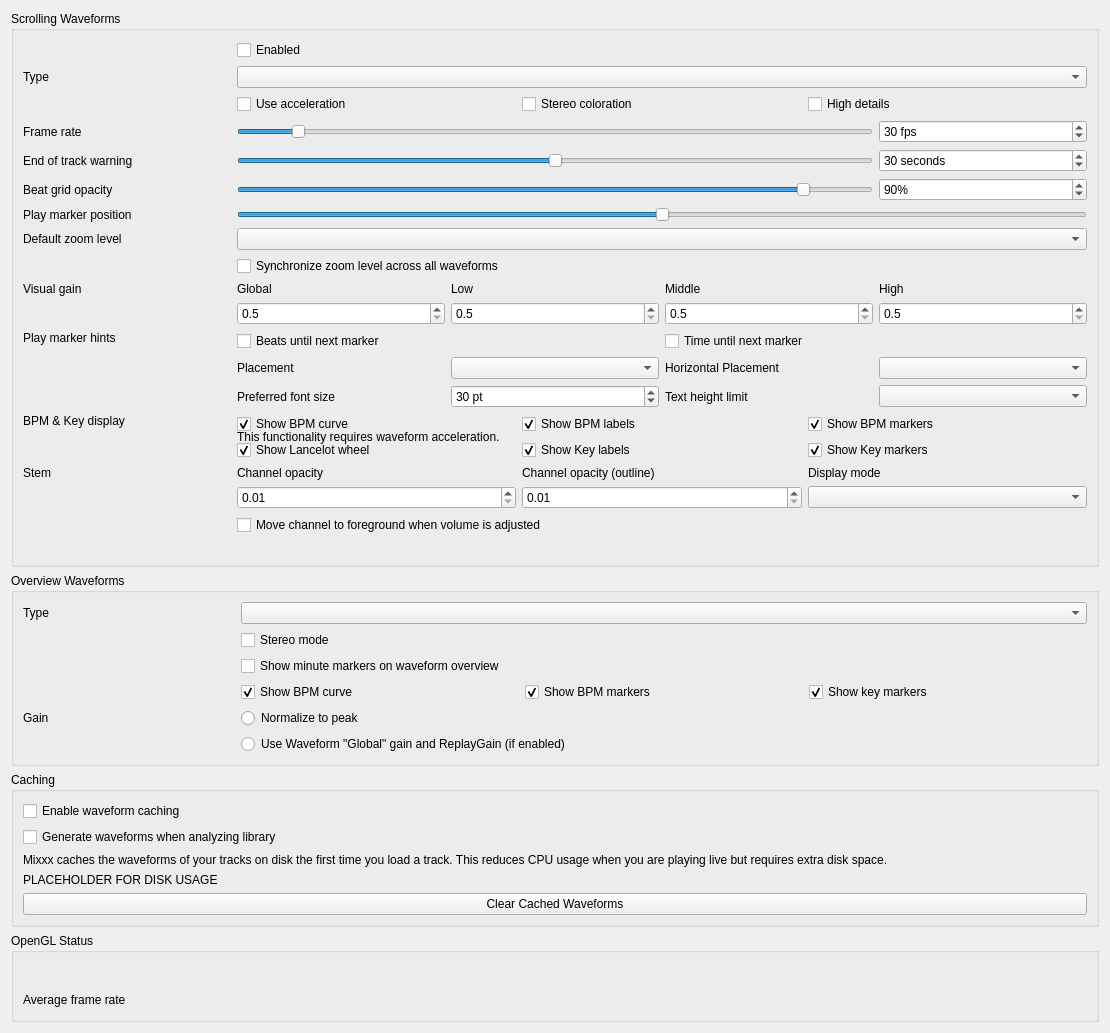
<?xml version="1.0" encoding="UTF-8"?>
<ui version="4.0">
  <class>DlgPrefWaveformDlg</class>
  <widget class="QWidget" name="DlgPrefWaveformDlg">
    <property name="geometry">
      <rect>
        <x>0</x>
        <y>0</y>
        <width>1110</width>
        <height>939</height>
      </rect>
    </property>
    <property name="windowTitle">
      <string>Waveform Preferences</string>
    </property>
    <layout class="QVBoxLayout" name="mainLayout">

      <item>
        <widget class="QGroupBox" name="waveform_groupbox">
          <property name="title">
            <string>Scrolling Waveforms</string>
          </property>
          <layout class="QGridLayout" name="waveform_layout">

            <item row="0" column="1">
              <widget class="QCheckBox" name="useWaveformCheckBox">
                <property name="text">
                  <string>Enabled</string>
                </property>
              </widget>
            </item>

            <item row="1" column="0">
              <widget class="QLabel" name="waveformTypeLabel">
                <property name="sizePolicy">
                  <sizepolicy hsizetype="Preferred" vsizetype="Preferred">
                    <horstretch>0</horstretch>
                    <verstretch>0</verstretch>
                  </sizepolicy>
                </property>
                <property name="toolTip">
                  <string extracomment="The big waveform summary shows the waveform envelope of the track near the current playback position."/>
                </property>
                <property name="text">
                  <string>Type</string>
                </property>
                <property name="alignment">
                  <set>Qt::AlignLeading|Qt::AlignLeft|Qt::AlignVCenter</set>
                </property>
                <property name="buddy">
                  <cstring>waveformTypeComboBox</cstring>
                </property>
              </widget>
            </item>
            <item row="1" column="1" colspan="4">
              <widget class="QComboBox" name="waveformTypeComboBox">
                <property name="toolTip">
                  <string>
                    The waveform shows the waveform envelope of the track near the current playback position.
                    Select from different types of displays for the waveform, which differ primarily in the level of detail shown in the waveform.
                  </string>
                </property>
              </widget>
            </item>

            <item row="2" column="1" colspan="4">
              <layout class="QHBoxLayout" name="waveform_render_options">
                <item>
                  <widget class="QCheckBox" name="useAccelerationCheckBox">
                    <property name="text">
                      <string>Use acceleration</string>
                    </property>
                  </widget>
                </item>
                <item>
                  <widget class="QCheckBox" name="splitLeftRightCheckBox">
                    <property name="text">
                      <string>Stereo coloration</string>
                    </property>
                  </widget>
                </item>
                <item>
                  <widget class="QCheckBox" name="highDetailCheckBox">
                    <property name="text">
                      <string>High details</string>
                    </property>
                  </widget>
                </item>
              </layout>
            </item>

            <item row="4" column="0">
              <widget class="QLabel" name="frameRateLabel">
                <property name="text">
                  <string>Frame rate</string>
                </property>
                <property name="alignment">
                  <set>Qt::AlignLeading|Qt::AlignLeft|Qt::AlignVCenter</set>
                </property>
                <property name="buddy">
                  <cstring>frameRateSlider</cstring>
                </property>
              </widget>
            </item>
            <item row="4" column="1" colspan="3">
              <widget class="QSlider" name="frameRateSlider">
                <property name="sizePolicy">
                  <sizepolicy hsizetype="Preferred" vsizetype="Fixed">
                    <horstretch>0</horstretch>
                    <verstretch>0</verstretch>
                  </sizepolicy>
                </property>
                <property name="maximumSize">
                  <size>
                    <width>16777215</width>
                    <height>16777215</height>
                  </size>
                </property>
                <property name="minimum">
                  <number>10</number>
                </property>
                <property name="maximum">
                  <number>240</number>
                </property>
                <property name="value">
                  <number>30</number>
                </property>
                <property name="orientation">
                  <enum>Qt::Horizontal</enum>
                </property>
              </widget>
            </item>
            <item row="4" column="4">
              <widget class="QSpinBox" name="frameRateSpinBox">
                <property name="toolTip">
                  <string/>
                </property>
                <property name="suffix">
                  <string> fps</string>
                </property>
                <property name="minimum">
                  <number>10</number>
                </property>
                <property name="maximum">
                  <number>240</number>
                </property>
                <property name="value">
                  <number>30</number>
                </property>
              </widget>
            </item>

            <item row="5" column="0">
              <widget class="QLabel" name="endOfTrackWarningTimeLabel">
                <property name="text">
                  <string>End of track warning</string>
                </property>
                <property name="alignment">
                  <set>Qt::AlignLeading|Qt::AlignLeft|Qt::AlignVCenter</set>
                </property>
                <property name="buddy">
                  <cstring>endOfTrackWarningTimeSlider</cstring>
                </property>
              </widget>
            </item>
            <item row="5" column="1" colspan="3">
              <widget class="QSlider" name="endOfTrackWarningTimeSlider">
                <property name="sizePolicy">
                  <sizepolicy hsizetype="Preferred" vsizetype="Fixed">
                    <horstretch>0</horstretch>
                    <verstretch>0</verstretch>
                  </sizepolicy>
                </property>
                <property name="maximumSize">
                  <size>
                    <width>16777215</width>
                    <height>16777215</height>
                  </size>
                </property>
                <property name="minimum">
                  <number>0</number>
                </property>
                <property name="maximum">
                  <number>60</number>
                </property>
                <property name="value">
                  <number>30</number>
                </property>
                <property name="orientation">
                  <enum>Qt::Horizontal</enum>
                </property>
              </widget>
            </item>
            <item row="5" column="4">
              <widget class="QSpinBox" name="endOfTrackWarningTimeSpinBox">
                <property name="toolTip">
                  <string>Highlight the waveforms when the last seconds of a track remains.</string>
                </property>
                <property name="suffix">
                  <string> seconds</string>
                </property>
                <property name="minimum">
                  <number>0</number>
                </property>
                <property name="maximum">
                  <number>60</number>
                </property>
                <property name="value">
                  <number>30</number>
                </property>
              </widget>
            </item>

            <item row="6" column="0">
              <widget class="QLabel" name="BeatgridWaveform">
                <property name="toolTip">
                  <string/>
                </property>
                <property name="midLineWidth">
                  <number>6</number>
                </property>
                <property name="text">
                  <string>Beat grid opacity</string>
                </property>
                <property name="alignment">
                  <set>Qt::AlignLeading|Qt::AlignLeft|Qt::AlignVCenter</set>
                </property>
              </widget>
            </item>
            <item row="6" column="1" colspan="3">
              <widget class="QSlider" name="beatGridAlphaSlider">
                <property name="maximum">
                  <number>100</number>
                </property>
                <property name="value">
                  <number>90</number>
                </property>
                <property name="orientation">
                  <enum>Qt::Horizontal</enum>
                </property>
              </widget>
            </item>
            <item row="6" column="4">
              <widget class="QSpinBox" name="beatGridAlphaSpinBox">
                <property name="toolTip">
                  <string>Set amount of opacity on beat grid lines.</string>
                </property>
                <property name="suffix">
                  <string>%</string>
                </property>
                <property name="maximum">
                  <number>100</number>
                </property>
                <property name="value">
                  <number>90</number>
                </property>
              </widget>
            </item>

            <item row="7" column="0">
              <widget class="QLabel" name="playMarkerPositionLabel">
                <property name="text">
                  <string>Play marker position</string>
                </property>
              </widget>
            </item>
            <item row="7" column="1" colspan="4">
              <widget class="QSlider" name="playMarkerPositionSlider">
                <property name="sizePolicy">
                  <sizepolicy hsizetype="Preferred" vsizetype="Fixed">
                    <horstretch>0</horstretch>
                    <verstretch>0</verstretch>
                  </sizepolicy>
                </property>
                <property name="maximumSize">
                  <size>
                    <width>16777215</width>
                    <height>16777215</height>
                  </size>
                </property>
                <property name="toolTip">
                  <string>Moves the play marker position on the waveforms to the left, right or center (default).</string>
                </property>
                <property name="minimum">
                  <number>0</number>
                </property>
                <property name="maximum">
                  <number>100</number>
                </property>
                <property name="value">
                  <number>50</number>
                </property>
                <property name="orientation">
                  <enum>Qt::Horizontal</enum>
                </property>
              </widget>
            </item>

            <item row="8" column="0">
              <widget class="QLabel" name="defaultZoomLabel">
                <property name="text">
                  <string extracomment="Waveform zoom">Default zoom level</string>
                </property>
                <property name="alignment">
                  <set>Qt::AlignLeading|Qt::AlignLeft|Qt::AlignVCenter</set>
                </property>
                <property name="buddy">
                  <cstring>defaultZoomComboBox</cstring>
                </property>
              </widget>
            </item>
            <item row="8" column="1" colspan="4">
              <widget class="QComboBox" name="defaultZoomComboBox"/>
            </item>

            <item row="9" column="1" colspan="4">
              <widget class="QCheckBox" name="synchronizeZoomCheckBox">
                <property name="toolTip">
                  <string>Synchronize zoom level across all waveform displays.</string>
                </property>
                <property name="text">
                  <string>Synchronize zoom level across all waveforms</string>
                </property>
              </widget>
            </item>

            <item row="10" column="0">
              <widget class="QLabel" name="visualGainLabel">
                <property name="text">
                  <string>Visual gain</string>
                </property>
                <property name="alignment">
                  <set>Qt::AlignLeading|Qt::AlignLeft|Qt::AlignTop</set>
                </property>
                <property name="buddy">
                  <cstring>allVisualGain</cstring>
                </property>
              </widget>
            </item>
            <item row="10" column="1" colspan="4">
              <layout class="QGridLayout" name="gridLayout_3">
                <item row="0" column="0">
                  <widget class="QLabel" name="visualGainLabel_global">
                    <property name="text">
                      <string>Global</string>
                    </property>
                    <property name="alignment">
                      <set>Qt::AlignLeading|Qt::AlignLeft|Qt::AlignVCenter</set>
                    </property>
                    <property name="buddy">
                      <cstring>allVisualGain</cstring>
                    </property>
                  </widget>
                </item>
                <item row="0" column="1">
                  <widget class="QLabel" name="visualGainLabel_low">
                    <property name="text">
                      <string>Low</string>
                    </property>
                    <property name="alignment">
                      <set>Qt::AlignLeading|Qt::AlignLeft|Qt::AlignVCenter</set>
                    </property>
                    <property name="buddy">
                      <cstring>lowVisualGain</cstring>
                    </property>
                  </widget>
                </item>
                <item row="0" column="2">
                  <widget class="QLabel" name="visualGainLabel_mid">
                    <property name="text">
                      <string>Middle</string>
                    </property>
                    <property name="alignment">
                      <set>Qt::AlignLeading|Qt::AlignLeft|Qt::AlignVCenter</set>
                    </property>
                    <property name="buddy">
                      <cstring>midVisualGain</cstring>
                    </property>
                  </widget>
                </item>
                <item row="0" column="3">
                  <widget class="QLabel" name="visualGainLabel_high">
                    <property name="text">
                      <string>High</string>
                    </property>
                    <property name="alignment">
                      <set>Qt::AlignLeading|Qt::AlignLeft|Qt::AlignVCenter</set>
                    </property>
                    <property name="buddy">
                      <cstring>highVisualGain</cstring>
                    </property>
                  </widget>
                </item>

                <item row="1" column="0">
                  <widget class="QDoubleSpinBox" name="allVisualGain">
                    <property name="toolTip">
                      <string>Global visual gain</string>
                    </property>
                    <property name="decimals">
                      <number>1</number>
                    </property>
                    <property name="minimum">
                      <double>0.500000000000000</double>
                    </property>
                    <property name="maximum">
                      <double>5.000000000000000</double>
                    </property>
                    <property name="singleStep">
                      <double>0.100000000000000</double>
                    </property>
                  </widget>
                </item>
                <item row="1" column="1">
                  <widget class="QDoubleSpinBox" name="lowVisualGain">
                    <property name="toolTip">
                      <string>Visual gain of the low frequencies</string>
                    </property>
                    <property name="decimals">
                      <number>1</number>
                    </property>
                    <property name="minimum">
                      <double>0.500000000000000</double>
                    </property>
                    <property name="maximum">
                      <double>5.000000000000000</double>
                    </property>
                    <property name="singleStep">
                      <double>0.100000000000000</double>
                    </property>
                  </widget>
                </item>
                <item row="1" column="2">
                  <widget class="QDoubleSpinBox" name="midVisualGain">
                    <property name="toolTip">
                      <string>Visual gain of the middle frequencies</string>
                    </property>
                    <property name="decimals">
                      <number>1</number>
                    </property>
                    <property name="minimum">
                      <double>0.500000000000000</double>
                    </property>
                    <property name="maximum">
                      <double>5.000000000000000</double>
                    </property>
                    <property name="singleStep">
                      <double>0.100000000000000</double>
                    </property>
                  </widget>
                </item>
                <item row="1" column="3">
                  <widget class="QDoubleSpinBox" name="highVisualGain">
                    <property name="toolTip">
                      <string>Visual gain of the high frequencies</string>
                    </property>
                    <property name="decimals">
                      <number>1</number>
                    </property>
                    <property name="minimum">
                      <double>0.500000000000000</double>
                    </property>
                    <property name="maximum">
                      <double>5.000000000000000</double>
                    </property>
                    <property name="singleStep">
                      <double>0.100000000000000</double>
                    </property>
                  </widget>
                </item>
              </layout>
            </item>

            <item row="11" column="0">
              <widget class="QLabel" name="marker_hints_label">
                <property name="text">
                  <string>Play marker hints</string>
                </property>
                <property name="alignment">
                  <set>Qt::AlignLeading|Qt::AlignLeft|Qt::AlignTop</set>
                </property>
              </widget>
            </item>
            <item row="11" column="1" colspan="2">
              <widget class="QCheckBox" name="untilMarkShowBeatsCheckBox">
                <property name="text">
                  <string>Beats until next marker</string>
                </property>
              </widget>
            </item>
            <item row="11" column="3" colspan="2">
              <widget class="QCheckBox" name="untilMarkShowTimeCheckBox">
                <property name="text">
                  <string>Time until next marker</string>
                </property>
              </widget>
            </item>

            <item row="12" column="1" colspan="4">
              <layout class="QHBoxLayout" name="marker_option_layout">
                <item>
                  <widget class="QLabel" name="untilMarkAlignLabel">
                    <property name="text">
                      <string>Placement</string>
                    </property>
                    <property name="alignment">
                      <set>Qt::AlignLeading|Qt::AlignLeft|Qt::AlignVCenter</set>
                    </property>
                    <property name="buddy">
                      <cstring>untilMarkAlignComboBox</cstring>
                    </property>
                  </widget>
                </item>
                <item>
                  <widget class="QComboBox" name="untilMarkAlignComboBox"/>
                </item>
                <item>
                  <widget class="QLabel" name="untilMarkHorizAlignLabel">
                    <property name="text">
                      <string>Horizontal Placement</string>
                    </property>
                    <property name="alignment">
                      <set>Qt::AlignLeading|Qt::AlignLeft|Qt::AlignVCenter</set>
                    </property>
                    <property name="buddy">
                      <cstring>untilMarkHorizAlignComboBox</cstring>
                    </property>
                  </widget>
                </item>
                <item>
                  <widget class="QComboBox" name="untilMarkHorizAlignComboBox"/>
                </item>
              </layout>
            </item>

            <item row="13" column="1" colspan="4">
              <layout class="QHBoxLayout" name="marker_font_options_layout">
                <item>
                  <widget class="QLabel" name="untilMarkTextPointSizeLabel">
                    <property name="text">
                      <string>Preferred font size</string>
                    </property>
                    <property name="alignment">
                      <set>Qt::AlignLeading|Qt::AlignLeft|Qt::AlignVCenter</set>
                    </property>
                    <property name="buddy">
                      <cstring>untilMarkTextPointSizeSpinBox</cstring>
                    </property>
                  </widget>
                </item>
                <item>
                  <widget class="QSpinBox" name="untilMarkTextPointSizeSpinBox">
                    <property name="toolTip">
                      <string/>
                    </property>
                    <property name="suffix">
                      <string> pt</string>
                    </property>
                    <property name="minimum">
                      <number>10</number>
                    </property>
                    <property name="maximum">
                      <number>100</number>
                    </property>
                    <property name="value">
                      <number>30</number>
                    </property>
                  </widget>
                </item>
                <item>
                  <widget class="QLabel" name="untilMarkTextHeightLimitLabel">
                    <property name="text">
                      <string>Text height limit</string>
                    </property>
                    <property name="alignment">
                      <set>Qt::AlignLeading|Qt::AlignLeft|Qt::AlignVCenter</set>
                    </property>
                    <property name="buddy">
                      <cstring>untilMarkTextHeightLimitComboBox</cstring>
                    </property>
                  </widget>
                </item>
                <item>
                  <widget class="QComboBox" name="untilMarkTextHeightLimitComboBox"/>
                </item>
              </layout>
            </item>

            <!-- BPM & Key Curve, Markers, Labels & Lancelot Wheel -->
            <item row="14" column="0">
              <widget class="QLabel" name="bpmKeyDisplayLabel">
                <property name="text">
                  <string>BPM &amp; Key display</string>
                </property>
                <property name="alignment">
                  <set>Qt::AlignLeading|Qt::AlignLeft|Qt::AlignTop</set>
                </property>
              </widget>
            </item>

            <item row="14" column="1" colspan="4">
              <layout class="QGridLayout" name="bpmKeyDisplayLayout">
                <item row="0" column="0">
                  <widget class="QCheckBox" name="showBpmCurveCheckBox">
                    <property name="text">
                      <string>Show BPM curve</string>
                    </property>
                    <property name="toolTip">
                      <string>Display the BPM curve on the waveform</string>
                    </property>
                    <property name="checked">
                      <bool>true</bool>
                    </property>
                  </widget>
                </item>
                <item row="0" column="1">
                  <widget class="QCheckBox" name="showBpmLabelsCheckBox">
                    <property name="text">
                      <string>Show BPM labels</string>
                    </property>
                    <property name="toolTip">
                      <string>Display BPM values at change points</string>
                    </property>
                    <property name="checked">
                      <bool>true</bool>
                    </property>
                  </widget>
                </item>
                <item row="0" column="2">
                  <widget class="QCheckBox" name="showBpmMarkersCheckBox">
                    <property name="text">
                      <string>Show BPM markers</string>
                    </property>
                    <property name="toolTip">
                      <string>Display markers at BPM change points</string>
                    </property>
                    <property name="checked">
                      <bool>true</bool>
                    </property>
                  </widget>
                </item>
                <item row="1" column="0">
                  <widget class="QCheckBox" name="showLancelotWheelCheckBox">
                    <property name="text">
                      <string>Show Lancelot wheel</string>
                    </property>
                    <property name="toolTip">
                      <string>Display the Lancelot wheel on the waveform</string>
                    </property>
                    <property name="checked">
                      <bool>true</bool>
                    </property>
                  </widget>
                </item>
                <item row="1" column="1">
                  <widget class="QCheckBox" name="showKeyLabelsCheckBox">
                    <property name="text">
                      <string>Show Key labels</string>
                    </property>
                    <property name="toolTip">
                      <string>Display Key names at Key change points</string>
                    </property>
                    <property name="checked">
                      <bool>true</bool>
                    </property>
                  </widget>
                </item>
                <item row="1" column="2">
                  <widget class="QCheckBox" name="showKeyMarkersCheckBox">
                    <property name="text">
                      <string>Show Key markers</string>
                    </property>
                    <property name="toolTip">
                      <string>Display Key markers at Key change points</string>
                    </property>
                    <property name="checked">
                      <bool>true</bool>
                    </property>
                  </widget>
                </item>
              </layout>
            </item>

            <item row="14" column="1" colspan="4">
              <widget class="QLabel" name="requiresGLSLLabel">
                <property name="text">
                  <string>This functionality requires waveform acceleration.</string>
                </property>
                <property name="alignment">
                  <set>Qt::AlignLeading|Qt::AlignLeft|Qt::AlignVCenter</set>
                </property>
              </widget>
            </item>

            <item row="15" column="0">
              <widget class="QLabel" name="stemOpacityLabel">
                <property name="text">
                  <string>Stem</string>
                </property>
                <property name="alignment">
                  <set>Qt::AlignLeading|Qt::AlignLeft|Qt::AlignTop</set>
                </property>
                <property name="buddy">
                  <cstring>stemOpacitySpinBox</cstring>
                </property>
              </widget>
            </item>
            <item row="15" column="1" colspan="4">
              <layout class="QGridLayout" name="stemOpacityGridLayout">
                <item row="0" column="0">
                  <widget class="QLabel" name="stemOpacityMainLabel">
                    <property name="text">
                      <string>Channel opacity</string>
                    </property>
                    <property name="alignment">
                      <set>Qt::AlignLeading|Qt::AlignLeft|Qt::AlignVCenter</set>
                    </property>
                    <property name="buddy">
                      <cstring>stemOpacitySpinBox</cstring>
                    </property>
                  </widget>
                </item>
                <item row="0" column="1">
                  <widget class="QLabel" name="stemOpacityOutlineLabel">
                    <property name="text">
                      <string>Channel opacity (outline)</string>
                    </property>
                    <property name="alignment">
                      <set>Qt::AlignLeading|Qt::AlignLeft|Qt::AlignVCenter</set>
                    </property>
                    <property name="buddy">
                      <cstring>stemOutlineOpacitySpinBox</cstring>
                    </property>
                  </widget>
                </item>
                <item row="0" column="2">
                  <widget class="QLabel" name="stemDisplayModeLabel">
                    <property name="text">
                      <string>Display mode</string>
                    </property>
                    <property name="alignment">
                      <set>Qt::AlignLeading|Qt::AlignLeft|Qt::AlignVCenter</set>
                    </property>
                    <property name="buddy">
                      <cstring>stemDisplayModeComboBox</cstring>
                    </property>
                  </widget>
                </item>
                <item row="1" column="0">
                  <widget class="QDoubleSpinBox" name="stemOpacitySpinBox">
                    <property name="toolTip">
                      <string>Main stem opacity</string>
                    </property>
                    <property name="decimals">
                      <number>2</number>
                    </property>
                    <property name="minimum">
                      <double>0.010000000000000</double>
                    </property>
                    <property name="maximum">
                      <double>1.000000000000000</double>
                    </property>
                    <property name="singleStep">
                      <double>0.010000000000000</double>
                    </property>
                  </widget>
                </item>
                <item row="1" column="1">
                  <widget class="QDoubleSpinBox" name="stemOutlineOpacitySpinBox">
                    <property name="toolTip">
                      <string>Outline stem opacity</string>
                    </property>
                    <property name="decimals">
                      <number>2</number>
                    </property>
                    <property name="minimum">
                      <double>0.010000000000000</double>
                    </property>
                    <property name="maximum">
                      <double>1.000000000000000</double>
                    </property>
                    <property name="singleStep">
                      <double>0.010000000000000</double>
                    </property>
                  </widget>
                </item>
                <item row="1" column="2">
                  <widget class="QComboBox" name="stemDisplayModeComboBox">
                    <property name="toolTip">
                      <string>Select the display layout for stem waveforms</string>
                    </property>
                  </widget>
                </item>
                <item row="2" column="0" colspan="2">
                  <widget class="QCheckBox" name="stemReorderLayerOnChangedCheckBox">
                    <property name="text">
                      <string>Move channel to foreground when volume is adjusted</string>
                    </property>
                  </widget>
                </item>
              </layout>
            </item>

            <item row="16" column="1" colspan="4">
              <widget class="QLabel" name="requiresGLSLLabel2">
                <property name="alignment">
                  <set>Qt::AlignLeading|Qt::AlignLeft|Qt::AlignVCenter</set>
                </property>
              </widget>
            </item>

          </layout>
        </widget>
      </item>
      <!-- waveform groupbox -->

      <item>
        <widget class="QGroupBox" name="overview_groupbox">
          <property name="title">
            <string>Overview Waveforms</string>
          </property>
          <layout class="QGridLayout" name="overview_layout">

            <item row="0" column="0">
              <widget class="QLabel" name="waveformOverviewLabel">
                <property name="toolTip">
                  <string extracomment="The smaller, zoomed-out version of the waveform shows the various markers within the track as well as the waveform envelope of the entire track."/>
                </property>
                <property name="text">
                  <string>Type</string>
                </property>
              </widget>
            </item>
            <item row="0" column="1" colspan="4">
              <widget class="QComboBox" name="waveformOverviewComboBox">
                <property name="toolTip">
                  <string>
                    The waveform overview shows the waveform envelope of the entire track.
                    Select from different types of displays for the waveform overview, which differ primarily in the level of detail shown in the waveform.
                  </string>
                </property>
              </widget>
            </item>

            <item row="1" column="1" colspan="4">
              <widget class="QCheckBox" name="overviewStereoCheckBox">
                <property name="text">
                  <string>Stereo mode</string>
                </property>
              </widget>
            </item>

            <item row="2" column="1" colspan="4">
              <widget class="QCheckBox" name="overviewMinuteMarkersCheckBox">
                <property name="text">
                  <string>Show minute markers on waveform overview</string>
                </property>
              </widget>
            </item>

            <!-- BPM & KEY Markers & BPM Curve -->
            <item row="3" column="1" colspan="4">
              <layout class="QHBoxLayout" name="overviewBpmKeyLayout">
                <item>
                  <widget class="QCheckBox" name="overviewShowBpmCurveCheckBox">
                    <property name="text">
                      <string>Show BPM curve</string>
                    </property>
                    <property name="checked">
                      <bool>true</bool>
                    </property>
                  </widget>
                </item>
                <item>
                  <widget class="QCheckBox" name="overviewShowBpmMarkersCheckBox">
                    <property name="text">
                      <string>Show BPM markers</string>
                    </property>
                    <property name="checked">
                      <bool>true</bool>
                    </property>
                  </widget>
                </item>
                <item>
                  <widget class="QCheckBox" name="overviewShowKeyMarkersCheckBox">
                    <property name="text">
                      <string>Show key markers</string>
                    </property>
                    <property name="checked">
                      <bool>true</bool>
                    </property>
                  </widget>
                </item>
              </layout>
            </item>

            <item row="4" column="0">
              <widget class="QLabel" name="overview_gain_label">
                <property name="toolTip">
                  <string extracomment="Select a gain mode for the waveform overview."/>
                </property>
                <property name="text">
                  <string>Gain</string>
                </property>
              </widget>
            </item>
            <item row="4" column="1" colspan="4">
              <widget class="QRadioButton" name="overview_scale_normalize">
                <property name="text">
                  <string>Normalize to peak</string>
                </property>
                <attribute name="buttonGroup">
                  <string notr="true">overview_scale_options</string>
                </attribute>
              </widget>
            </item>
            <item row="5" column="1" colspan="4">
              <widget class="QRadioButton" name="overview_scale_allReplayGain">
                <property name="text">
                  <string extracomment="'Global' refers to the 'Global' visual gain in the scrolling waveform settings">Use Waveform "Global" gain and ReplayGain (if enabled)</string>
                </property>
                <attribute name="buttonGroup">
                  <string notr="true">overview_scale_options</string>
                </attribute>
              </widget>
            </item>

          </layout>
        </widget>
      </item>
      <!-- overview_groupbox -->

      <item>
        <widget class="QGroupBox" name="caching_groupbox">
          <property name="title">
            <string>Caching</string>
          </property>
          <layout class="QVBoxLayout" name="caching_layout">
            <item>
              <widget class="QCheckBox" name="enableWaveformCaching">
                <property name="text">
                  <string>Enable waveform caching</string>
                </property>
              </widget>
            </item>
            <item>
              <widget class="QCheckBox" name="enableWaveformGenerationWithAnalysis">
                <property name="text">
                  <string>Generate waveforms when analyzing library</string>
                </property>
              </widget>
            </item>
            <item>
              <widget class="QLabel" name="waveformCachingInfo">
                <property name="text">
                  <string>Mixxx caches the waveforms of your tracks on disk the first time you load a track. This reduces CPU usage when you are playing live but requires extra disk space.</string>
                </property>
                <property name="wordWrap">
                  <bool>true</bool>
                </property>
              </widget>
            </item>
            <item>
              <widget class="QLabel" name="waveformDiskUsage">
                <property name="sizePolicy">
                  <sizepolicy hsizetype="Expanding" vsizetype="Minimum">
                    <horstretch>0</horstretch>
                    <verstretch>0</verstretch>
                  </sizepolicy>
                </property>
                <property name="text">
                  <string notr="true">PLACEHOLDER FOR DISK USAGE</string>
                </property>
                <property name="wordWrap">
                  <bool>true</bool>
                </property>
              </widget>
            </item>
            <item>
              <widget class="QPushButton" name="clearCachedWaveforms">
                <property name="text">
                  <string>Clear Cached Waveforms</string>
                </property>
              </widget>
            </item>
          </layout>
        </widget>
      </item>
      <!-- caching_groupbox -->

      <item>
        <widget class="QGroupBox" name="opengl_status_groupbox">
          <property name="title">
            <string>OpenGL Status</string>
          </property>
          <layout class="QGridLayout" name="opengl_status_layout">
            <item row="0" column="0" colspan="3">
              <widget class="QLabel" name="openGlStatusData">
                <property name="sizePolicy">
                  <sizepolicy hsizetype="Expanding" vsizetype="Minimum">
                    <horstretch>0</horstretch>
                    <verstretch>0</verstretch>
                  </sizepolicy>
                </property>
                <property name="toolTip">
                  <string>Displays which OpenGL version is supported by the current platform.</string>
                </property>
                <property name="text">
                  <string/>
                </property>
                <property name="wordWrap">
                  <bool>true</bool>
                </property>
                <property name="textInteractionFlags">
                  <set>Qt::TextSelectableByKeyboard|Qt::TextSelectableByMouse</set>
                </property>
              </widget>
            </item>
            <item row="1" column="0">
              <widget class="QLabel" name="openGlStatusLabel_2">
                <property name="toolTip">
                  <string/>
                </property>
                <property name="text">
                  <string>Average frame rate</string>
                </property>
                <property name="alignment">
                  <set>Qt::AlignLeading|Qt::AlignLeft|Qt::AlignVCenter</set>
                </property>
              </widget>
            </item>
            <item row="1" column="1" colspan="2">
              <widget class="QLabel" name="frameRateAverage">
                <property name="toolTip">
                  <string>Displays the actual frame rate.</string>
                </property>
                <property name="text">
                  <string/>
                </property>
              </widget>
            </item>
          </layout>
        </widget>
      </item>
      <!-- opengl_status_groupbox -->

    </layout>
  </widget>
  <tabstops>
    <tabstop>useWaveformCheckBox</tabstop>
    <tabstop>waveformTypeComboBox</tabstop>
    <tabstop>useAccelerationCheckBox</tabstop>
    <tabstop>splitLeftRightCheckBox</tabstop>
    <tabstop>highDetailCheckBox</tabstop>
    <tabstop>frameRateSlider</tabstop>
    <tabstop>frameRateSpinBox</tabstop>
    <tabstop>endOfTrackWarningTimeSlider</tabstop>
    <tabstop>endOfTrackWarningTimeSpinBox</tabstop>
    <tabstop>beatGridAlphaSlider</tabstop>
    <tabstop>beatGridAlphaSpinBox</tabstop>
    <tabstop>playMarkerPositionSlider</tabstop>
    <tabstop>defaultZoomComboBox</tabstop>
    <tabstop>synchronizeZoomCheckBox</tabstop>
    <tabstop>allVisualGain</tabstop>
    <tabstop>lowVisualGain</tabstop>
    <tabstop>midVisualGain</tabstop>
    <tabstop>highVisualGain</tabstop>
    <tabstop>untilMarkShowBeatsCheckBox</tabstop>
    <tabstop>untilMarkShowTimeCheckBox</tabstop>
    <tabstop>untilMarkAlignComboBox</tabstop>
    <tabstop>untilMarkHorizAlignComboBox</tabstop>
    <tabstop>untilMarkTextPointSizeSpinBox</tabstop>
    <tabstop>untilMarkTextHeightLimitComboBox</tabstop>
    <tabstop>showBpmCurveCheckBox</tabstop>
    <tabstop>showBpmMarkersCheckBox</tabstop>
    <tabstop>showBpmLabelsCheckBox</tabstop>
    <tabstop>showKeyMarkersCheckBox</tabstop>
    <tabstop>showKeyLabelsCheckBox</tabstop>
    <tabstop>showLancelotWheelCheckBox</tabstop>
    <tabstop>waveformOverviewComboBox</tabstop>
    <tabstop>overviewStereoCheckBox</tabstop>
    <tabstop>overviewMinuteMarkersCheckBox</tabstop>
    <tabstop>overview_scale_normalize</tabstop>
    <tabstop>overview_scale_allReplayGain</tabstop>
    <tabstop>overviewShowBpmCurveCheckBox</tabstop>
    <tabstop>overviewShowBpmMarkersCheckBox</tabstop>
    <tabstop>overviewShowKeyMarkersCheckBox</tabstop>
    <tabstop>enableWaveformCaching</tabstop>
    <tabstop>enableWaveformGenerationWithAnalysis</tabstop>
    <tabstop>clearCachedWaveforms</tabstop>
  </tabstops>
  <buttongroups>
    <buttongroup name="overview_scale_options"/>
  </buttongroups>
  <resources/>
  <connections/>
</ui>
